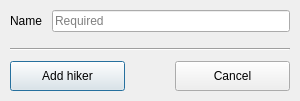
<?xml version="1.0" encoding="UTF-8"?>
<ui version="4.0">
 <class>HikerDialog</class>
 <widget class="QDialog" name="HikerDialog">
  <property name="geometry">
   <rect>
    <x>0</x>
    <y>0</y>
    <width>300</width>
    <height>101</height>
   </rect>
  </property>
  <property name="sizePolicy">
   <sizepolicy hsizetype="Preferred" vsizetype="Fixed">
    <horstretch>0</horstretch>
    <verstretch>0</verstretch>
   </sizepolicy>
  </property>
  <property name="windowTitle">
   <string>New hiker</string>
  </property>
  <layout class="QVBoxLayout" name="verticalLayout">
   <property name="spacing">
    <number>10</number>
   </property>
   <property name="leftMargin">
    <number>10</number>
   </property>
   <property name="topMargin">
    <number>10</number>
   </property>
   <property name="rightMargin">
    <number>10</number>
   </property>
   <property name="bottomMargin">
    <number>10</number>
   </property>
   <item>
    <layout class="QFormLayout" name="formLayout">
     <property name="horizontalSpacing">
      <number>10</number>
     </property>
     <property name="verticalSpacing">
      <number>10</number>
     </property>
     <item row="0" column="0">
      <widget class="QLabel" name="nameLabel">
       <property name="text">
        <string>Name</string>
       </property>
      </widget>
     </item>
     <item row="0" column="1">
      <widget class="QLineEdit" name="nameLineEdit">
       <property name="sizePolicy">
        <sizepolicy hsizetype="MinimumExpanding" vsizetype="Fixed">
         <horstretch>0</horstretch>
         <verstretch>0</verstretch>
        </sizepolicy>
       </property>
       <property name="minimumSize">
        <size>
         <width>150</width>
         <height>0</height>
        </size>
       </property>
       <property name="placeholderText">
        <string>Required</string>
       </property>
      </widget>
     </item>
    </layout>
   </item>
   <item>
    <widget class="Line" name="bottomLine">
     <property name="orientation">
      <enum>Qt::Horizontal</enum>
     </property>
    </widget>
   </item>
   <item>
    <layout class="QHBoxLayout" name="bottomButtonLayout">
     <property name="spacing">
      <number>50</number>
     </property>
     <item>
      <widget class="QPushButton" name="okButton">
       <property name="sizePolicy">
        <sizepolicy hsizetype="MinimumExpanding" vsizetype="Fixed">
         <horstretch>0</horstretch>
         <verstretch>0</verstretch>
        </sizepolicy>
       </property>
       <property name="minimumSize">
        <size>
         <width>100</width>
         <height>30</height>
        </size>
       </property>
       <property name="text">
        <string>Add hiker</string>
       </property>
      </widget>
     </item>
     <item>
      <widget class="QPushButton" name="cancelButton">
       <property name="sizePolicy">
        <sizepolicy hsizetype="MinimumExpanding" vsizetype="Fixed">
         <horstretch>0</horstretch>
         <verstretch>0</verstretch>
        </sizepolicy>
       </property>
       <property name="minimumSize">
        <size>
         <width>100</width>
         <height>30</height>
        </size>
       </property>
       <property name="text">
        <string>Cancel</string>
       </property>
      </widget>
     </item>
    </layout>
   </item>
  </layout>
 </widget>
 <resources/>
 <connections/>
</ui>
